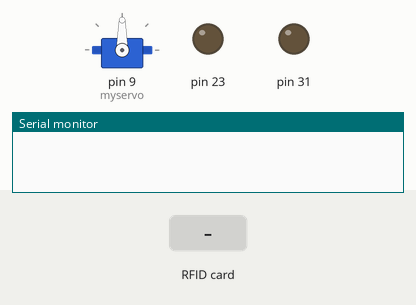
Simulated run of this sketch. Board: Arduino Mega 2560, built with avr-gcc and run on an emulated ATmega2560. Parts: servo, output pins drawn as LEDs (lit = HIGH), the last lines printed to the serial monitor. Inputs (shaded band) come from the test bench. Pins used as bus, display or sensor lines are not drawn.

Above: at 1.2 s.
1.3 s: RFID card 5E 7A 19 C4 held to the reader
At 2.1 s:
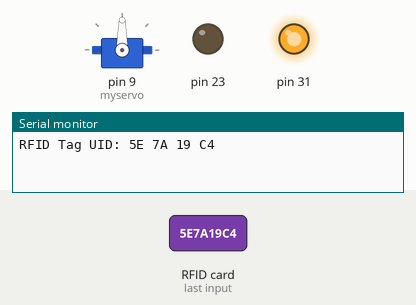
Timing chart, 0 to 4.3 s (numbered marks = the images above; inputs shaded):
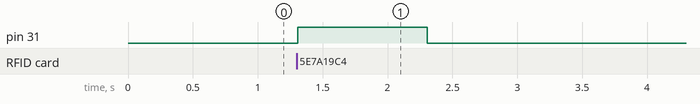

The sketch:

Cityu-minigate.ino
```cpp
//Arduino Code - RC522 Read RFID Tag UID

#include <SPI.h>
#include <MFRC522.h>
#include <Servo.h>


#define SS_PIN 53
#define RST_PIN 7

MFRC522 rfid(SS_PIN, RST_PIN); // Depends on your configuration
MFRC522::MIFARE_Key key;
Servo myservo ;

byte id[] = {} ; // AUthorised Student ID

void setup() {
  Serial.begin(9600);
  SPI.begin();
  rfid.PCD_Init();
  myservo.attach(9) ;
  pinMode(31, OUTPUT) ;
  pinMode(23, OUTPUT) ;

}

void loop() {

  // Reset the loop if no new card present on the sensor/reader. This saves the entire process when idle.
  if ( ! rfid.PICC_IsNewCardPresent())
    return;

  // Verify if the NUID has been readed
  if ( ! rfid.PICC_ReadCardSerial())
    return;

  MFRC522::PICC_Type piccType = rfid.PICC_GetType(rfid.uid.sak);

  Serial.print(F("RFID Tag UID:"));
  printHex(rfid.uid.uidByte, rfid.uid.size);
  Serial.println() ;
  if (authorizeID(id, rfid.uid.size, rfid.uid.uidByte)) {
    myservo.write(90) ;
    delay(1000) ;
    myservo.write(180) ;
  }


  rfid.PICC_HaltA(); // Halt PICC
}

//Routine to dump a byte array as hex values to Serial.
void printHex(byte *buffer, byte bufferSize) {
  for (byte i = 0; i < bufferSize; i++) {
    Serial.print(buffer[i] < 0x10 ? " 0" : " ");
    Serial.print(buffer[i], HEX);
  }
}

// To check the authorised of this card
bool authorizeID(byte *id, byte buffersize, byte *buffer) {
  byte i = 0 ;
  while (i < buffersize) {
    if (id[i] == buffer[i]) {
      i ++ ;
    }
    else {
      digitalWrite(31, HIGH) ;
      delay(1000) ;
      digitalWrite(31, LOW) ;
      Serial.println("False") ;
      return false ;
    }

    digitalWrite(23, HIGH) ;
    delay(1000) ;
    digitalWrite(23, LOW) ;
    Serial.println("True") ;
    return true ;
  }
}
```

Measured:
- after the input at 1.3 s, pin 31: LOW → HIGH at once, → LOW 1.0 s later
